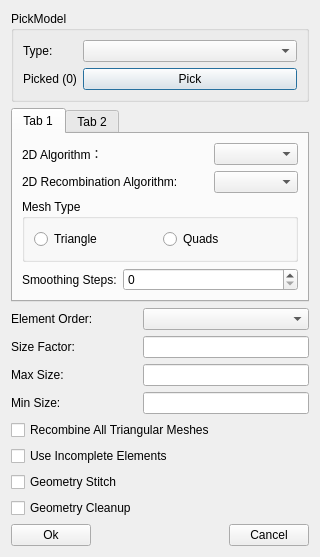
<?xml version="1.0" encoding="UTF-8"?>
<ui version="4.0">
 <class>GUIGmshSettings</class>
 <widget class="QDialog" name="GUIGmshSettings">
  <property name="geometry">
   <rect>
    <x>0</x>
    <y>0</y>
    <width>320</width>
    <height>498</height>
   </rect>
  </property>
  <property name="windowTitle">
   <string/>
  </property>
  <layout class="QGridLayout" name="gridLayout_4">
   <item row="0" column="0" colspan="2">
    <widget class="QGroupBox" name="groupBox_PickModel">
     <property name="title">
      <string>PickModel</string>
     </property>
     <layout class="QFormLayout" name="formLayout">
      <item row="0" column="0">
       <widget class="QLabel" name="label_6">
        <property name="text">
         <string>Type:</string>
        </property>
       </widget>
      </item>
      <item row="0" column="1">
       <widget class="QComboBox" name="comboBox_Type"/>
      </item>
      <item row="1" column="0">
       <widget class="QLabel" name="label_10">
        <property name="text">
         <string>Picked (0)</string>
        </property>
       </widget>
      </item>
      <item row="1" column="1">
       <widget class="QPushButton" name="pushButton_Pick">
        <property name="text">
         <string>Pick</string>
        </property>
       </widget>
      </item>
     </layout>
    </widget>
   </item>
   <item row="1" column="0" colspan="2">
    <widget class="QTabWidget" name="tabWidget">
     <property name="currentIndex">
      <number>0</number>
     </property>
     <widget class="QWidget" name="tab">
      <attribute name="title">
       <string>Tab 1</string>
      </attribute>
      <layout class="QGridLayout" name="gridLayout">
       <item row="0" column="0">
        <widget class="QLabel" name="label">
         <property name="text">
          <string>2D Algorithm：</string>
         </property>
        </widget>
       </item>
       <item row="0" column="2">
        <widget class="QComboBox" name="comboBox_Algorithm2D"/>
       </item>
       <item row="1" column="0" colspan="2">
        <widget class="QLabel" name="label_5">
         <property name="text">
          <string>2D Recombination Algorithm:</string>
         </property>
        </widget>
       </item>
       <item row="1" column="2">
        <widget class="QComboBox" name="comboBox_ReAlgorithm2D"/>
       </item>
       <item row="2" column="0" colspan="3">
        <widget class="QGroupBox" name="groupBox">
         <property name="title">
          <string>Mesh Type</string>
         </property>
         <layout class="QGridLayout" name="gridLayout_2">
          <item row="0" column="0">
           <widget class="QRadioButton" name="radioButton_Triangle">
            <property name="text">
             <string>Triangle</string>
            </property>
           </widget>
          </item>
          <item row="0" column="1">
           <widget class="QRadioButton" name="radioButton_Quads">
            <property name="text">
             <string>Quads</string>
            </property>
           </widget>
          </item>
         </layout>
        </widget>
       </item>
       <item row="3" column="0">
        <widget class="QLabel" name="label_7">
         <property name="text">
          <string>Smoothing Steps:</string>
         </property>
        </widget>
       </item>
       <item row="3" column="1" colspan="2">
        <widget class="QSpinBox" name="spinBox_SmoothingSteps">
         <property name="maximum">
          <number>2147483647</number>
         </property>
        </widget>
       </item>
      </layout>
     </widget>
     <widget class="QWidget" name="tab_2">
      <attribute name="title">
       <string>Tab 2</string>
      </attribute>
      <layout class="QGridLayout" name="gridLayout_3">
       <item row="0" column="0">
        <widget class="QLabel" name="label_2">
         <property name="text">
          <string>3D Algorithm:</string>
         </property>
        </widget>
       </item>
       <item row="0" column="2">
        <widget class="QComboBox" name="comboBox_Algorithm3D"/>
       </item>
       <item row="1" column="0" colspan="3">
        <widget class="QGroupBox" name="groupBox_2">
         <property name="title">
          <string>Mesh Type</string>
         </property>
         <layout class="QGridLayout" name="gridLayout_5">
          <item row="0" column="0">
           <widget class="QRadioButton" name="radioButton_Tetrahedron">
            <property name="text">
             <string>Tetrahedron</string>
            </property>
           </widget>
          </item>
          <item row="0" column="1">
           <widget class="QRadioButton" name="radioButton_Hexahedron">
            <property name="text">
             <string>Hexahedron</string>
            </property>
           </widget>
          </item>
         </layout>
        </widget>
       </item>
       <item row="2" column="1">
        <spacer name="verticalSpacer">
         <property name="orientation">
          <enum>Qt::Vertical</enum>
         </property>
         <property name="sizeHint" stdset="0">
          <size>
           <width>20</width>
           <height>50</height>
          </size>
         </property>
        </spacer>
       </item>
      </layout>
     </widget>
    </widget>
   </item>
   <item row="2" column="0">
    <widget class="QLabel" name="label_9">
     <property name="text">
      <string>Element Order:</string>
     </property>
    </widget>
   </item>
   <item row="2" column="1">
    <widget class="QComboBox" name="comboBox_ElementOrder"/>
   </item>
   <item row="3" column="0">
    <widget class="QLabel" name="label_8">
     <property name="text">
      <string>Size Factor:</string>
     </property>
    </widget>
   </item>
   <item row="3" column="1">
    <widget class="Comp::FITKSciNotationLineEdit" name="lineEdit_SizeFactor"/>
   </item>
   <item row="4" column="0">
    <widget class="QLabel" name="label_3">
     <property name="text">
      <string>Max Size:</string>
     </property>
    </widget>
   </item>
   <item row="4" column="1">
    <widget class="Comp::FITKSciNotationLineEdit" name="lineEdit_MaxSize"/>
   </item>
   <item row="5" column="0">
    <widget class="QLabel" name="label_4">
     <property name="text">
      <string>Min Size:</string>
     </property>
    </widget>
   </item>
   <item row="5" column="1">
    <widget class="Comp::FITKSciNotationLineEdit" name="lineEdit_MinSize"/>
   </item>
   <item row="6" column="0" colspan="2">
    <widget class="QCheckBox" name="checkBox_RecombineAllTriMeshes">
     <property name="text">
      <string>Recombine All Triangular Meshes</string>
     </property>
    </widget>
   </item>
   <item row="7" column="0" colspan="2">
    <widget class="QCheckBox" name="checkBox_UseIncElem">
     <property name="text">
      <string>Use Incomplete Elements</string>
     </property>
    </widget>
   </item>
   <item row="8" column="0">
    <widget class="QCheckBox" name="checkBox_GeometryStitch">
     <property name="text">
      <string>Geometry Stitch</string>
     </property>
    </widget>
   </item>
   <item row="9" column="0">
    <widget class="QCheckBox" name="checkBox_GeometryCleanup">
     <property name="text">
      <string>Geometry Cleanup</string>
     </property>
    </widget>
   </item>
   <item row="10" column="0" colspan="2">
    <layout class="QHBoxLayout" name="horizontalLayout">
     <item>
      <widget class="QPushButton" name="pushButton_OK">
       <property name="text">
        <string>Ok</string>
       </property>
      </widget>
     </item>
     <item>
      <spacer name="horizontalSpacer">
       <property name="orientation">
        <enum>Qt::Horizontal</enum>
       </property>
       <property name="sizeHint" stdset="0">
        <size>
         <width>0</width>
         <height>20</height>
        </size>
       </property>
      </spacer>
     </item>
     <item>
      <widget class="QPushButton" name="pushButton_Cancel">
       <property name="text">
        <string>Cancel</string>
       </property>
      </widget>
     </item>
    </layout>
   </item>
  </layout>
 </widget>
 <customwidgets>
  <customwidget>
   <class>Comp::FITKSciNotationLineEdit</class>
   <extends>QLineEdit</extends>
   <header>FITK_Component/FITKWidget/FITKSciNotationLineEdit.h</header>
  </customwidget>
 </customwidgets>
 <resources/>
 <connections/>
</ui>
